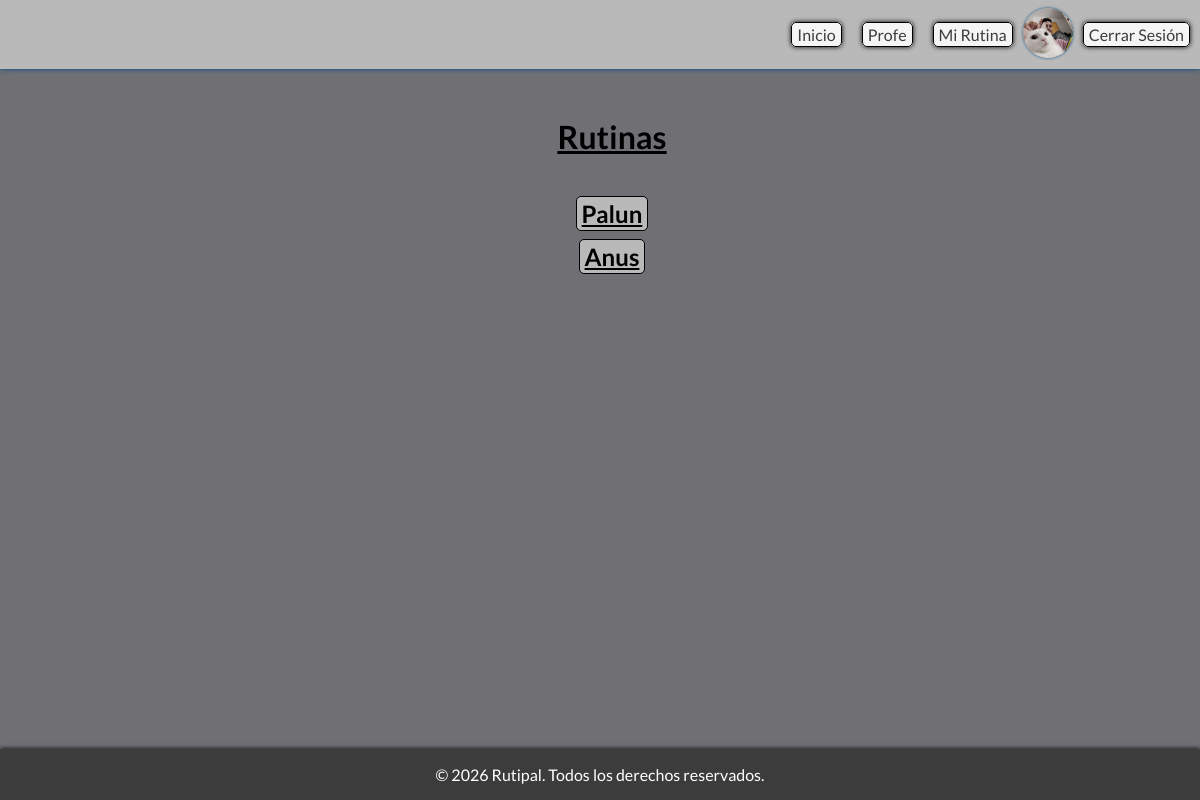
The page /rutinas/profesor/ (signed in) on the database its author committed.
### usuarios/models.py (models this page shows, shortened)
class Usuario(AbstractUser):
    dni = models.CharField(max_length=8, unique=True, blank=True, null=True)
    foto = models.ImageField(upload_to='fotos_usuarios/', blank=True, null=True)
    telefono = models.CharField(max_length=10, blank=True, null=True)
    tipo_usuario = models.CharField(max_length=20, choices=[
        ('alumno', 'Alumno'),
        ('profesor', 'Profesor'),
    ], default='alumno')
    @property
    def is_profesor(self):
        return self.tipo_usuario == 'profesor'
    @property
    def is_alumno(self):
        return self.tipo_usuario == 'alumno'
    class Meta:
        verbose_name = "Usuario"
        verbose_name_plural = "Usuarios"

### rutinas/views.py (the view)
# urls.py: path('profesor/', views.rutinas_profesor, name='ver-rutinas'),
@login_required
def rutinas_profesor(request):
    if request.user != Usuario.objects.filter(tipo_usuario='profesor').first():
        return redirect('rutinas:rutinas')
    usuarios = Usuario.objects.all().prefetch_related(
        'diarutina_set__ejercicios__ejercicio'
    )
    return render(request, 'rutinas/ver-rutinas.html', {
        'usuarios': usuarios
    })

### rutinas/templates/rutinas/ver-rutinas.html (shortened to what this page needs)
{% extends 'core/components/base.html' %}
{% load static %}
{% block content %}
    <div class="main-rutinas">
        <h2>Rutinas</h2>
        {% for usuario in usuarios %}
        <div class="usuario-bloque">
            <h3 class="toggle-usuario" data-id="user-{{ usuario.id }}">
                {{ usuario.username }}
            </h3>
        </div>
    {% endfor %}
    </div>
{% endblock content %}

### core/templates/core/components/header.html
<nav>
    <ul class="menu">
        <li><a class="link" href="{% url 'core:index' %}">Inicio</a></li>
        {%if user.is_alumno%}
            <li><a class="link" href="{% url 'rutinas:rutinas' %}">Mi Rutina</a></li>
            {% if user.foto %}
                <div class="foto-nav">
                    <a href="{% url 'usuarios:perfil' %}" title="Perfil"><img src="{{ user.foto.url }}"></a>
                </div>
            {% else %}
                <li><a class="link" href="{% url 'usuarios:perfil' %}">Perfil</a></li>
            {% endif %}
            <li><a class="link rojo" href="{% url 'usuarios:logout' %}">Cerrar Sesión</a></li>
            {% elif user.is_profesor %}
            <li><a class="link" href="{% url 'rutinas:centro-rutinas' %}">Profe</a></li>
            <li><a href="{% url 'rutinas:rutinas' %}" class="link celeste">Mi Rutina</a></li>
            {% if user.foto %}
                <div class="foto-nav">
                    <a href="{% url 'usuarios:perfil' %}" title="Perfil"><img src="{{ user.foto.url }}"></a>
                </div>
            {% else %}
                <li><a class="link" href="{% url 'usuarios:perfil' %}">Perfil</a></li>
            {% endif %}
            <li><a class="link rojo" href="{% url 'usuarios:logout' %}">Cerrar Sesión</a></li>
        {% else %}
            <li><a class="link" href="{% url 'usuarios:login' %}">Iniciar Sesión</a></li>
            <li><a class="link verde" href="{% url 'usuarios:registro' %}">Crear Cuenta</a></li>
        {% endif %}
    </ul>
</nav>

### static/css/style.css (style rules this page uses)
* { margin: 0; padding: 0; box-sizing: border-box; font-family: "Lato", sans-serif; }
:root { --blanco: #ffffff; --celeste: #00bcd4; --azul-oscuro: #004a86; --azul: #000faf; --gris-claro: #f5f5f5; --gris: #b9b9b9; --gris-azul: #6f6f74; --gris-oscuro: #3c3c3c; --negro: #000000; --violeta: #c44fdc; --verde: #87ff8b; --verde-oscuro: #27752a; --rojo: #fc6565; }
body { min-height: 100vh; background-color: var(--gris-azul); display: flex; flex-direction: column; }
.menu li { list-style: none; }
.link { background-color: var(--gris-claro); border: .5px solid var(--negro); box-shadow: 0 0 5px var(--negro); border-radius: 5px; padding: 2px 5px; margin: 0 10px; transition-duration: .5s; text-decoration: none; text-align: center; color: var(--gris-oscuro); }
.toggle-usuario { width: fit-content; text-decoration: underline; font-size: 1.5em; background-color: var(--gris); padding: 2px 5px; border: .5px solid var(--negro); border-radius: 5px; margin-bottom: 1vh; transition-duration: .3s; }

### rows shown on the page
Usuario: foto (picture), username "Palun"
Usuario: username "Anus"
